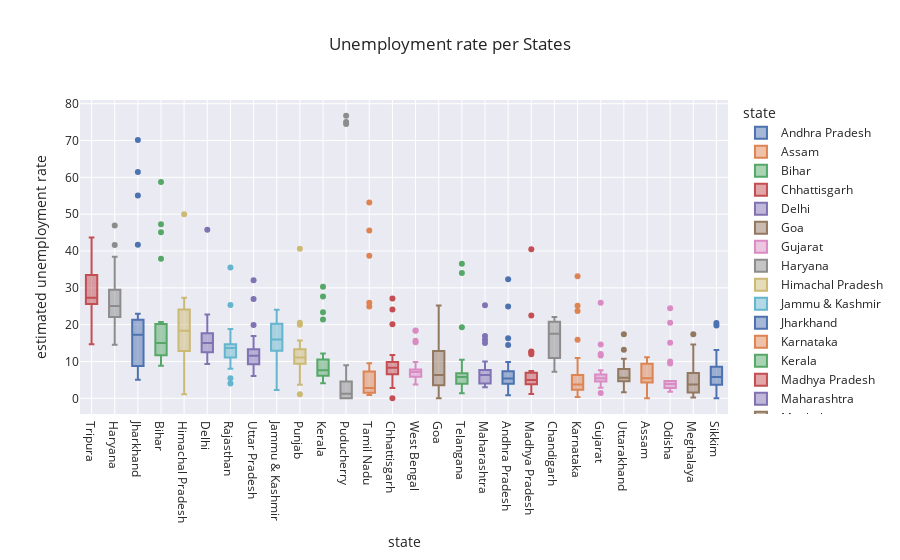

Source (notebook cell):
### Code cell
#Boxplot of Unemployment rate per States
fig = px.box(data, x='state', y='estimated unemployment rate', color='state', title='Unemployment rate per States', template='seaborn')

# Updating the x-axis category order to be in descending total
fig.update_layout(xaxis={'categoryorder': 'total descending'})
fig.show()

### Figure 1 — Plotly figure (JSON) as saved in the notebook; plotly's stock layout.template omitted (floating-point values rounded to 4 significant figures)
{"data": [{"alignmentgroup": "True", "hovertemplate": "state=%{x}<br>estimated unemployment rate=%{y}<extra></extra>", "legendgroup": "Andhra Pradesh", "marker": {"color": "rgb(76,114,176)"}, "name": "Andhra Pradesh", "notched": false, "offsetgroup": "Andhra Pradesh", "orientation": "v", "showlegend": true, "type": "box", "x": ["Andhra Pradesh", "Andhra Pradesh", "Andhra Pradesh", "Andhra Pradesh", "Andhra Pradesh", "Andhra Pradesh", "Andhra Pradesh", "Andhra Pradesh", "Andhra Pradesh", "Andhra Pradesh", "Andhra Pradesh", "Andhra Pradesh", "Andhra Pradesh", "Andhra Pradesh", "Andhra Pradesh", "Andhra Pradesh", "Andhra Pradesh", "Andhra Pradesh", "Andhra Pradesh", "Andhra Pradesh", "Andhra Pradesh", "Andhra Pradesh", "Andhra Pradesh", "Andhra Pradesh", "Andhra Pradesh", "Andhra Pradesh", "Andhra Pradesh", "Andhra Pradesh"], "x0": " ", "xaxis": "x", "y": [3.65, 3.05, 3.75, 3.32, 5.17, 3.52, 4.12, 4.38, 4.84, 5.91, 4.06, 16.29, 14.46, 0.85, 6.09, 3.8, 5.64, 4.61, 6.01, 4.7, 7.54, 7.88, 7.11, 5.66, 9.88, 32.3, 24.91, 5.86], "y0": " ", "yaxis": "y"}, {"alignmentgroup": "True", "hovertemplate": "state=%{x}<br>estimated unemployment rate=%{y}<extra></extra>", "legendgroup": "Assam", "marker": {"color": "rgb(221,132,82)"}, "name": "Assam", "notched": false, "offsetgroup": "Assam", "orientation": "v", "showlegend": true, "type": "box", "x": ["Assam", "Assam", "Assam", "Assam", "Assam", "Assam", "Assam", "Assam", "Assam", "Assam", "Assam", "Assam", "Assam", "Assam", "Assam", "Assam", "Assam", "Assam", "Assam", "Assam", "Assam", "Assam", "Assam", "Assam", "Assam", "Assam"], "x0": " ", "xaxis": "x", "y": [4.29, 5.08, 4.26, 5.79, 4.46, 4.65, 4.66, 4.29, 3.26, 3.77, 9.38, 0, 7.87, 9.89, 3.21, 10.39, 9.26, 11.17, 6.31, 5.02, 7.24, 9.98, 10.34, 8.37, 10.77, 3.42], "y0": " ", "yaxis": "y"}, {"alignmentgroup": "True", "hovertemplate": "state=%{x}<br>estimated unemployment rate=%{y}<extra></extra>", "legendgroup": "Bihar", "marker": {"color": "rgb(85,168,104)"}, "name": "Bihar", "notched": false, "offsetgroup": "Bihar", "orientation": "v", "showlegend": true, "type": "box", "x": ["Bihar", "Bihar", "Bihar", "Bihar", "Bihar", "Bihar", "Bihar", "Bihar", "Bihar", "Bihar", "Bihar", "Bihar", "Bihar", "Bihar", "Bihar", "Bihar", "Bihar", "Bihar", "Bihar", "Bihar", "Bihar", "Bihar", "Bihar", "Bihar", "Bihar", "Bihar", "Bihar", "Bihar"], "x0": " ", "xaxis": "x", "y": [9.27, 10.2, 13.44, 11, 8.87, 12.47, 12.4, 10.16, 9.13, 9.61, 15.39, 45.09, 47.26, 20.49, 19.9, 13.29, 16.41, 17.66, 20.46, 14.06, 17.62, 14.91, 20.69, 15.11, 15.73, 58.77, 37.87, 12.45], "y0": " ", "yaxis": "y"}, {"alignmentgroup": "True", "hovertemplate": "state=%{x}<br>estimated unemployment rate=%{y}<extra></extra>", "legendgroup": "Chhattisgarh", "marker": {"color": "rgb(196,78,82)"}, "name": "Chhattisgarh", "notched": false, "offsetgroup": "Chhattisgarh", "orientation": "v", "showlegend": true, "type": "box", "x": ["Chhattisgarh", "Chhattisgarh", "Chhattisgarh", "Chhattisgarh", "Chhattisgarh", "Chhattisgarh", "Chhattisgarh", "Chhattisgarh", "Chhattisgarh", "Chhattisgarh", "Chhattisgarh", "Chhattisgarh", "Chhattisgarh", "Chhattisgarh", "Chhattisgarh", "Chhattisgarh", "Chhattisgarh", "Chhattisgarh", "Chhattisgarh", "Chhattisgarh", "Chhattisgarh", "Chhattisgarh", "Chhattisgarh", "Chhattisgarh", "Chhattisgarh", "Chhattisgarh", "Chhattisgarh", "Chhattisgarh"], "x0": " ", "xaxis": "x", "y": [9.82, 6.76, 4.54, 4.64, 8.33, 6.96, 2.77, 6.11, 9.89, 7.89, 7.31, 0, 7.64, 10.14, 9.77, 11.77, 8.17, 6.29, 9.46, 10.27, 8.32, 3.57, 9.01, 9.79, 8.21, 20.13, 24.1, 27.07], "y0": " ", "yaxis": "y"}, {"alignmentgroup": "True", "hovertemplate": "state=%{x}<br>estimated unemployment rate=%{y}<extra></extra>", "legendgroup": "Delhi", "marker": {"color": "rgb(129,114,179)"}, "name": "Delhi", "notched": false, "offsetgroup": "Delhi", "orientation": "v", "showlegend": true, "type": "box", "x": ["Delhi", "Delhi", "Delhi", "Delhi", "Delhi", "Delhi", "Delhi", "Delhi", "Delhi", "Delhi", "Delhi", "Delhi", "Delhi", "Delhi", "Delhi", "Delhi", "Delhi", "Delhi", "Delhi", "Delhi", "Delhi", "Delhi", "Delhi", "Delhi", "Delhi", "Delhi", "Delhi", "Delhi"], "x0": " ", "xaxis": "x", "y": [12.56, 9.33, 11.07, 17.18, 12.5, 15.84, 11.11, 16.97, 13.48, 13.81, 15.18, 20.69, 22.76, 21.14, 12.31, 12.76, 14.68, 13.52, 20.59, 12.41, 16.11, 11.07, 22.45, 14.86, 17.09, 16.51, 45.78, 18.11], "y0": " ", "yaxis": "y"}, {"alignmentgroup": "True", "hovertemplate": "state=%{x}<br>estimated unemployment rate=%{y}<extra></extra>", "legendgroup": "Goa", "marker": {"color": "rgb(147,120,96)"}, "name": "Goa", "notched": false, "offsetgroup": "Goa", "orientation": "v", "showlegend": true, "type": "box", "x": ["Goa", "Goa", "Goa", "Goa", "Goa", "Goa", "Goa", "Goa", "Goa", "Goa", "Goa", "Goa", "Goa", "Goa", "Goa", "Goa", "Goa", "Goa", "Goa", "Goa", "Goa", "Goa", "Goa", "Goa"], "x0": " ", "xaxis": "x", "y": [2.91, 5.45, 10.98, 1.98, 3.61, 7.21, 23.71, 3.54, 5.38, 0, 15.91, 20, 2.75, 13.33, 12.28, 4.9, 3.16, 12.31, 25.2, 16.22, 10.92, 4.31, 4.76, 11.76], "y0": " ", "yaxis": "y"}, {"alignmentgroup": "True", "hovertemplate": "state=%{x}<br>estimated unemployment rate=%{y}<extra></extra>", "legendgroup": "Gujarat", "marker": {"color": "rgb(218,139,195)"}, "name": "Gujarat", "notched": false, "offsetgroup": "Gujarat", "orientation": "v", "showlegend": true, "type": "box", "x": ["Gujarat", "Gujarat", "Gujarat", "Gujarat", "Gujarat", "Gujarat", "Gujarat", "Gujarat", "Gujarat", "Gujarat", "Gujarat", "Gujarat", "Gujarat", "Gujarat", "Gujarat", "Gujarat", "Gujarat", "Gujarat", "Gujarat", "Gujarat", "Gujarat", "Gujarat", "Gujarat", "Gujarat", "Gujarat", "Gujarat", "Gujarat", "Gujarat"], "x0": " ", "xaxis": "x", "y": [2.88, 4.77, 4.58, 3.7, 6.29, 4.91, 4.68, 3.46, 5.35, 6.64, 7.59, 12, 14.58, 1.41, 4.09, 6.31, 5.15, 4.2, 5.96, 5.45, 7.53, 5.71, 5.82, 6.04, 5.39, 25.94, 11.62, 4.54], "y0": " ", "yaxis": "y"}, {"alignmentgroup": "True", "hovertemplate": "state=%{x}<br>estimated unemployment rate=%{y}<extra></extra>", "legendgroup": "Haryana", "marker": {"color": "rgb(140,140,140)"}, "name": "Haryana", "notched": false, "offsetgroup": "Haryana", "orientation": "v", "showlegend": true, "type": "box", "x": ["Haryana", "Haryana", "Haryana", "Haryana", "Haryana", "Haryana", "Haryana", "Haryana", "Haryana", "Haryana", "Haryana", "Haryana", "Haryana", "Haryana", "Haryana", "Haryana", "Haryana", "Haryana", "Haryana", "Haryana", "Haryana", "Haryana", "Haryana", "Haryana", "Haryana", "Haryana", "Haryana", "Haryana"], "x0": " ", "xaxis": "x", "y": [14.54, 23.08, 16.22, 30.94, 16.36, 24.17, 16.59, 29.56, 16.21, 27.19, 23.92, 41.61, 34.22, 35.57, 24.67, 20.42, 25.45, 24.19, 26.84, 21.04, 27.06, 23.65, 27.24, 23.29, 27.14, 46.89, 38.46, 29.41], "y0": " ", "yaxis": "y"}, {"alignmentgroup": "True", "hovertemplate": "state=%{x}<br>estimated unemployment rate=%{y}<extra></extra>", "legendgroup": "Himachal Pradesh", "marker": {"color": "rgb(204,185,116)"}, "name": "Himachal Pradesh", "notched": false, "offsetgroup": "Himachal Pradesh", "orientation": "v", "showlegend": true, "type": "box", "x": ["Himachal Pradesh", "Himachal Pradesh", "Himachal Pradesh", "Himachal Pradesh", "Himachal Pradesh", "Himachal Pradesh", "Himachal Pradesh", "Himachal Pradesh", "Himachal Pradesh", "Himachal Pradesh", "Himachal Pradesh", "Himachal Pradesh", "Himachal Pradesh", "Himachal Pradesh", "Himachal Pradesh", "Himachal Pradesh", "Himachal Pradesh", "Himachal Pradesh", "Himachal Pradesh", "Himachal Pradesh", "Himachal Pradesh", "Himachal Pradesh", "Himachal Pradesh", "Himachal Pradesh", "Himachal Pradesh", "Himachal Pradesh", "Himachal Pradesh", "Himachal Pradesh"], "x0": " ", "xaxis": "x", "y": [13.68, 11.43, 20.59, 18.56, 15.98, 15.81, 22.86, 19.46, 16.67, 15.42, 17.71, 2.13, 25.64, 1.12, 10.88, 21.43, 21.51, 24.48, 12, 23.77, 27.27, 25.32, 18.15, 27.31, 26.44, 2.7, 50, 10.81], "y0": " ", "yaxis": "y"}, {"alignmentgroup": "True", "hovertemplate": "state=%{x}<br>estimated unemployment rate=%{y}<extra></extra>", "legendgroup": "Jammu & Kashmir", "marker": {"color": "rgb(100,181,205)"}, "name": "Jammu & Kashmir", "notched": false, "offsetgroup": "Jammu & Kashmir", "orientation": "v", "showlegend": true, "type": "box", "x": ["Jammu & Kashmir", "Jammu & Kashmir", "Jammu & Kashmir", "Jammu & Kashmir", "Jammu & Kashmir", "Jammu & Kashmir", "Jammu & Kashmir", "Jammu & Kashmir", "Jammu & Kashmir", "Jammu & Kashmir", "Jammu & Kashmir", "Jammu & Kashmir", "Jammu & Kashmir", "Jammu & Kashmir", "Jammu & Kashmir", "Jammu & Kashmir", "Jammu & Kashmir", "Jammu & Kashmir", "Jammu & Kashmir", "Jammu & Kashmir", "Jammu & Kashmir"], "x0": " ", "xaxis": "x", "y": [12.78, 12.09, 13.67, 11.32, 19.27, 14.73, 22.19, 21.23, 16, 2.22, 18.97, 23.04, 19.88, 21.55, 24.06, 14.29, 7.02, 18.54, 19.86, 14.29, 12.96], "y0": " ", "yaxis": "y"}, {"alignmentgroup": "True", "hovertemplate": "state=%{x}<br>estimated unemployment rate=%{y}<extra></extra>", "legendgroup": "Jharkhand", "marker": {"color": "rgb(76,114,176)"}, "name": "Jharkhand", "notched": false, "offsetgroup": "Jharkhand", "orientation": "v", "showlegend": true, "type": "box", "x": ["Jharkhand", "Jharkhand", "Jharkhand", "Jharkhand", "Jharkhand", "Jharkhand", "Jharkhand", "Jharkhand", "Jharkhand", "Jharkhand", "Jharkhand", "Jharkhand", "Jharkhand", "Jharkhand", "Jharkhand", "Jharkhand", "Jharkhand", "Jharkhand", "Jharkhand", "Jharkhand", "Jharkhand", "Jharkhand", "Jharkhand", "Jharkhand", "Jharkhand", "Jharkhand", "Jharkhand", "Jharkhand"], "x0": " ", "xaxis": "x", "y": [7.11, 8.46, 9.98, 12.06, 7.12, 6.57, 8.07, 15.15, 6.16, 9.06, 5.01, 41.72, 55.1, 21.53, 17.23, 20.51, 15.67, 20.25, 21.16, 19.05, 17.34, 22.01, 22.96, 19.67, 16.4, 61.48, 70.17, 19.38], "y0": " ", "yaxis": "y"}, {"alignmentgroup": "True", "hovertemplate": "state=%{x}<br>estimated unemployment rate=%{y}<extra></extra>", "legendgroup": "Karnataka", "marker": {"color": "rgb(221,132,82)"}, "name": "Karnataka", "notched": false, "offsetgroup": "Karnataka", "orientation": "v", "showlegend": true, "type": "box", "x": ["Karnataka", "Karnataka", "Karnataka", "Karnataka", "Karnataka", "Karnataka", "Karnataka", "Karnataka", "Karnataka", "Karnataka", "Karnataka", "Karnataka", "Karnataka", "Karnataka", "Karnataka", "Karnataka", "Karnataka", "Karnataka", "Karnataka", "Karnataka", "Karnataka", "Karnataka", "Karnataka", "Karnataka", "Karnataka", "Karnataka", "Karnataka", "Karnataka"], "x0": " ", "xaxis": "x", "y": [5.46, 5.98, 0.52, 0.37, 3.2, 7.13, 1.19, 0.41, 2.57, 4.11, 2.39, 33.17, 23.72, 10.92, 6.56, 5, 2.29, 1.27, 3.57, 3.87, 3.44, 1.56, 3.31, 2.88, 4.92, 25.12, 15.88, 6.12], "y0": " ", "yaxis": "y"}, {"alignmentgroup": "True", "hovertemplate": "state=%{x}<br>estimated unemployment rate=%{y}<extra></extra>", "legendgroup": "Kerala", "marker": {"color": "rgb(85,168,104)"}, "name": "Kerala", "notched": false, "offsetgroup": "Kerala", "orientation": "v", "showlegend": true, "type": "box", "x": ["Kerala", "Kerala", "Kerala", "Kerala", "Kerala", "Kerala", "Kerala", "Kerala", "Kerala", "Kerala", "Kerala", "Kerala", "Kerala", "Kerala", "Kerala", "Kerala", "Kerala", "Kerala", "Kerala", "Kerala", "Kerala", "Kerala", "Kerala", "Kerala", "Kerala", "Kerala", "Kerala", "Kerala"], "x0": " ", "xaxis": "x", "y": [6.63, 9, 4.95, 10.32, 5.35, 9.14, 5, 10.77, 4.11, 8.91, 8.85, 10.71, 23.38, 27.66, 6.11, 6.67, 7.58, 7.69, 5.52, 5.35, 6.71, 7.31, 6.65, 6.08, 9.14, 21.43, 30.28, 12.17], "y0": " ", "yaxis": "y"}, {"alignmentgroup": "True", "hovertemplate": "state=%{x}<br>estimated unemployment rate=%{y}<extra></extra>", "legendgroup": "Madhya Pradesh", "marker": {"color": "rgb(196,78,82)"}, "name": "Madhya Pradesh", "notched": false, "offsetgroup": "Madhya Pradesh", "orientation": "v", "showlegend": true, "type": "box", "x": ["Madhya Pradesh", "Madhya Pradesh", "Madhya Pradesh", "Madhya Pradesh", "Madhya Pradesh", "Madhya Pradesh", "Madhya Pradesh", "Madhya Pradesh", "Madhya Pradesh", "Madhya Pradesh", "Madhya Pradesh", "Madhya Pradesh", "Madhya Pradesh", "Madhya Pradesh", "Madhya Pradesh", "Madhya Pradesh", "Madhya Pradesh", "Madhya Pradesh", "Madhya Pradesh", "Madhya Pradesh", "Madhya Pradesh", "Madhya Pradesh", "Madhya Pradesh", "Madhya Pradesh", "Madhya Pradesh", "Madhya Pradesh", "Madhya Pradesh", "Madhya Pradesh"], "x0": " ", "xaxis": "x", "y": [3.63, 4.25, 3.92, 4.94, 3.08, 2.98, 2.72, 2.94, 3.66, 4.42, 1.19, 12.5, 22.46, 6.46, 3.91, 6.38, 7.38, 6.82, 7, 4.4, 6.06, 6.2, 5.17, 4.96, 4.8, 11.94, 40.49, 12.72], "y0": " ", "yaxis": "y"}, {"alignmentgroup": "True", "hovertemplate": "state=%{x}<br>estimated unemployment rate=%{y}<extra></extra>", "legendgroup": "Maharashtra", "marker": {"color": "rgb(129,114,179)"}, "name": "Maharashtra", "notched": false, "offsetgroup": "Maharashtra", "orientation": "v", "showlegend": true, "type": "box", "x": ["Maharashtra", "Maharashtra", "Maharashtra", "Maharashtra", "Maharashtra", "Maharashtra", "Maharashtra", "Maharashtra", "Maharashtra", "Maharashtra", "Maharashtra", "Maharashtra", "Maharashtra", "Maharashtra", "Maharashtra", "Maharashtra", "Maharashtra", "Maharashtra", "Maharashtra", "Maharashtra", "Maharashtra", "Maharashtra", "Maharashtra", "Maharashtra", "Maharashtra", "Maharashtra", "Maharashtra", "Maharashtra"], "x0": " ", "xaxis": "x", "y": [3.67, 4.34, 3.66, 3.76, 4.4, 3.81, 3.68, 3.03, 3.8, 4.24, 5.38, 25.28, 16.89, 9.4, 6.08, 6.46, 6.35, 7.57, 7.6, 7.51, 7.6, 7.83, 6.67, 5.34, 6.34, 14.99, 15.92, 10.01], "y0": " ", "yaxis": "y"}, {"alignmentgroup": "True", "hovertemplate": "state=%{x}<br>estimated unemployment rate=%{y}<extra></extra>", "legendgroup": "Meghalaya", "marker": {"color": "rgb(147,120,96)"}, "name": "Meghalaya", "notched": false, "offsetgroup": "Meghalaya", "orientation": "v", "showlegend": true, "type": "box", "x": ["Meghalaya", "Meghalaya", "Meghalaya", "Meghalaya", "Meghalaya", "Meghalaya", "Meghalaya", "Meghalaya", "Meghalaya", "Meghalaya", "Meghalaya", "Meghalaya", "Meghalaya", "Meghalaya", "Meghalaya", "Meghalaya", "Meghalaya", "Meghalaya", "Meghalaya", "Meghalaya", "Meghalaya", "Meghalaya", "Meghalaya", "Meghalaya", "Meghalaya", "Meghalaya", "Meghalaya"], "x0": " ", "xaxis": "x", "y": [3.16, 4.23, 1.03, 0.52, 0.24, 3.7, 1.5, 1.8, 0.97, 2.76, 1.28, 8.38, 3.73, 1.35, 8.4, 8.66, 4.43, 5.8, 5.3, 7.2, 3.02, 5.21, 4.76, 7.37, 2.8, 17.39, 14.58], "y0": " ", "yaxis": "y"}, {"alignmentgroup": "True", "hovertemplate": "state=%{x}<br>estimated unemployment rate=%{y}<extra></extra>", "legendgroup": "Odisha", "marker": {"color": "rgb(218,139,195)"}, "name": "Odisha", "notched": false, "offsetgroup": "Odisha", "orientation": "v", "showlegend": true, "type": "box", "x": ["Odisha", "Odisha", "Odisha", "Odisha", "Odisha", "Odisha", "Odisha", "Odisha", "Odisha", "Odisha", "Odisha", "Odisha", "Odisha", "Odisha", "Odisha", "Odisha", "Odisha", "Odisha", "Odisha", "Odisha", "Odisha", "Odisha", "Odisha", "Odisha", "Odisha", "Odisha", "Odisha", "Odisha"], "x0": " ", "xaxis": "x", "y": [4.17, 4.71, 3.31, 3.68, 4.31, 4.28, 4.72, 4.67, 1.81, 3.31, 15.09, 24.48, 9.45, 4.59, 2.95, 2.63, 1.78, 3.5, 3.78, 4.5, 2.23, 3.36, 2.28, 2.19, 3.96, 20.5, 10, 2.18], "y0": " ", "yaxis": "y"}, {"alignmentgroup": "True", "hovertemplate": "state=%{x}<br>estimated unemployment rate=%{y}<extra></extra>", "legendgroup": "Puducherry", "marker": {"color": "rgb(140,140,140)"}, "name": "Puducherry", "notched": false, "offsetgroup": "Puducherry", "orientation": "v", "showlegend": true, "type": "box", "x": ["Puducherry", "Puducherry", "Puducherry", "Puducherry", "Puducherry", "Puducherry", "Puducherry", "Puducherry", "Puducherry", "Puducherry", "Puducherry", "Puducherry", "Puducherry", "Puducherry", "Puducherry", "Puducherry", "Puducherry", "Puducherry", "Puducherry", "Puducherry", "Puducherry", "Puducherry", "Puducherry", "Puducherry", "Puducherry", "Puducherry"], "x0": " ", "xaxis": "x", "y": [0, 0, 0, 4.85, 0, 1.18, 0, 1.99, 0.58, 1.74, 2.31, 74.51, 1.25, 0, 0, 8.95, 1.22, 1.17, 1.37, 5.21, 0.57, 1.78, 0.62, 76.74, 75, 4.55], "y0": " ", "yaxis": "y"}, {"alignmentgroup": "True", "hovertemplate": "state=%{x}<br>estimated unemployment rate=%{y}<extra></extra>", "legendgroup": "Punjab", "marker": {"color": "rgb(204,185,116)"}, "name": "Punjab", "notched": false, "offsetgroup": "Punjab", "orientation": "v", "showlegend": true, "type": "box", "x": ["Punjab", "Punjab", "Punjab", "Punjab", "Punjab", "Punjab", "Punjab", "Punjab", "Punjab", "Punjab", "Punjab", "Punjab", "Punjab", "Punjab", "Punjab", "Punjab", "Punjab", "Punjab", "Punjab", "Punjab", "Punjab", "Punjab", "Punjab", "Punjab", "Punjab", "Punjab", "Punjab", "Punjab"], "x0": " ", "xaxis": "x", "y": [9.17, 12.21, 9.64, 6.69, 8.59, 12.56, 7.07, 6.13, 9.69, 10.41, 10.51, 3.69, 40.59, 20, 13.49, 13.17, 11.61, 11.99, 15.69, 13.75, 10.39, 11.97, 13.68, 11.99, 9.97, 1.13, 20.54, 10.55], "y0": " ", "yaxis": "y"}, {"alignmentgroup": "True", "hovertemplate": "state=%{x}<br>estimated unemployment rate=%{y}<extra></extra>", "legendgroup": "Rajasthan", "marker": {"color": "rgb(100,181,205)"}, "name": "Rajasthan", "notched": false, "offsetgroup": "Rajasthan", "orientation": "v", "showlegend": true, "type": "box", "x": ["Rajasthan", "Rajasthan", "Rajasthan", "Rajasthan", "Rajasthan", "Rajasthan", "Rajasthan", "Rajasthan", "Rajasthan", "Rajasthan", "Rajasthan", "Rajasthan", "Rajasthan", "Rajasthan", "Rajasthan", "Rajasthan", "Rajasthan", "Rajasthan", "Rajasthan", "Rajasthan", "Rajasthan", "Rajasthan", "Rajasthan", "Rajasthan", "Rajasthan", "Rajasthan", "Rajasthan", "Rajasthan"], "x0": " ", "xaxis": "x", "y": [4.03, 13.7, 9.7, 12.5, 5.45, 14.66, 10.47, 13.96, 8, 14.48, 9.47, 12.25, 10.45, 13.86, 13.62, 14.36, 11.67, 14.71, 12.63, 13.02, 14.3, 18.04, 18.82, 17.02, 18.54, 35.53, 25.35, 13.04], "y0": " ", "yaxis": "y"}, {"alignmentgroup": "True", "hovertemplate": "state=%{x}<br>estimated unemployment rate=%{y}<extra></extra>", "legendgroup": "Sikkim", "marker": {"color": "rgb(76,114,176)"}, "name": "Sikkim", "notched": false, "offsetgroup": "Sikkim", "orientation": "v", "showlegend": true, "type": "box", "x": ["Sikkim", "Sikkim", "Sikkim", "Sikkim", "Sikkim", "Sikkim", "Sikkim", "Sikkim", "Sikkim", "Sikkim", "Sikkim", "Sikkim", "Sikkim", "Sikkim", "Sikkim", "Sikkim", "Sikkim"], "x0": " ", "xaxis": "x", "y": [5.48, 13.11, 1, 0, 5.81, 8.2, 7.76, 2.56, 4.82, 4.81, 9.68, 4.04, 7.37, 20.45, 5.77, 19.75, 2.63], "y0": " ", "yaxis": "y"}, {"alignmentgroup": "True", "hovertemplate": "state=%{x}<br>estimated unemployment rate=%{y}<extra></extra>", "legendgroup": "Tamil Nadu", "marker": {"color": "rgb(221,132,82)"}, "name": "Tamil Nadu", "notched": false, "offsetgroup": "Tamil Nadu", "orientation": "v", "showlegend": true, "type": "box", "x": ["Tamil Nadu", "Tamil Nadu", "Tamil Nadu", "Tamil Nadu", "Tamil Nadu", "Tamil Nadu", "Tamil Nadu", "Tamil Nadu", "Tamil Nadu", "Tamil Nadu", "Tamil Nadu", "Tamil Nadu", "Tamil Nadu", "Tamil Nadu", "Tamil Nadu", "Tamil Nadu", "Tamil Nadu", "Tamil Nadu", "Tamil Nadu", "Tamil Nadu", "Tamil Nadu", "Tamil Nadu", "Tamil Nadu", "Tamil Nadu", "Tamil Nadu", "Tamil Nadu", "Tamil Nadu", "Tamil Nadu"], "x0": " ", "xaxis": "x", "y": [0.97, 0.92, 6.01, 2.91, 1.71, 1.46, 2.46, 3.73, 1.18, 1.17, 6.36, 53.19, 38.73, 2.06, 0.89, 1.56, 3.18, 9.53, 1.86, 1.13, 2.65, 8.05, 2.05, 3.31, 6.46, 45.55, 25.95, 24.93], "y0": " ", "yaxis": "y"}, {"alignmentgroup": "True", "hovertemplate": "state=%{x}<br>estimated unemployment rate=%{y}<extra></extra>", "legendgroup": "Telangana", "marker": {"color": "rgb(85,168,104)"}, "name": "Telangana", "notched": false, "offsetgroup": "Telangana", "orientation": "v", "showlegend": true, "type": "box", "x": ["Telangana", "Telangana", "Telangana", "Telangana", "Telangana", "Telangana", "Telangana", "Telangana", "Telangana", "Telangana", "Telangana", "Telangana", "Telangana", "Telangana", "Telangana", "Telangana", "Telangana", "Telangana", "Telangana", "Telangana", "Telangana", "Telangana", "Telangana", "Telangana", "Telangana", "Telangana", "Telangana", "Telangana"], "x0": " ", "xaxis": "x", "y": [2.23, 5.92, 2.45, 1.4, 5.49, 7.29, 6.47, 1.35, 5.02, 9.02, 5.63, 4.51, 34.01, 19.3, 1.52, 1.43, 3.73, 4.19, 6.19, 6.74, 5.23, 4.22, 6.49, 6.74, 6.1, 10.5, 36.57, 6.92], "y0": " ", "yaxis": "y"}, {"alignmentgroup": "True", "hovertemplate": "state=%{x}<br>estimated unemployment rate=%{y}<extra></extra>", "legendgroup": "Tripura", "marker": {"color": "rgb(196,78,82)"}, "name": "Tripura", "notched": false, "offsetgroup": "Tripura", "orientation": "v", "showlegend": true, "type": "box", "x": ["Tripura", "Tripura", "Tripura", "Tripura", "Tripura", "Tripura", "Tripura", "Tripura", "Tripura", "Tripura", "Tripura", "Tripura", "Tripura", "Tripura", "Tripura", "Tripura", "Tripura", "Tripura", "Tripura", "Tripura", "Tripura", "Tripura", "Tripura", "Tripura", "Tripura", "Tripura", "Tripura", "Tripura"], "x0": " ", "xaxis": "x", "y": [29.25, 26.64, 22.47, 25.49, 30.23, 27.54, 25.25, 26.53, 31.91, 26.22, 31.61, 43.64, 14.71, 18.84, 34.69, 25.59, 25.81, 33.45, 33.57, 26.67, 27.15, 33.48, 34.37, 33.88, 25.69, 34.88, 16.78, 27.47], "y0": " ", "yaxis": "y"}, {"alignmentgroup": "True", "hovertemplate": "state=%{x}<br>estimated unemployment rate=%{y}<extra></extra>", "legendgroup": "Uttar Pradesh", "marker": {"color": "rgb(129,114,179)"}, "name": "Uttar Pradesh", "notched": false, "offsetgroup": "Uttar Pradesh", "orientation": "v", "showlegend": true, "type": "box", "x": ["Uttar Pradesh", "Uttar Pradesh", "Uttar Pradesh", "Uttar Pradesh", "Uttar Pradesh", "Uttar Pradesh", "Uttar Pradesh", "Uttar Pradesh", "Uttar Pradesh", "Uttar Pradesh", "Uttar Pradesh", "Uttar Pradesh", "Uttar Pradesh", "Uttar Pradesh", "Uttar Pradesh", "Uttar Pradesh", "Uttar Pradesh", "Uttar Pradesh", "Uttar Pradesh", "Uttar Pradesh", "Uttar Pradesh", "Uttar Pradesh", "Uttar Pradesh", "Uttar Pradesh", "Uttar Pradesh", "Uttar Pradesh", "Uttar Pradesh", "Uttar Pradesh"], "x0": " ", "xaxis": "x", "y": [10.26, 11.13, 9.19, 11.47, 6.45, 10.18, 6.94, 8.43, 6.06, 8.12, 9.37, 19.92, 16.89, 8.51, 14.4, 11.62, 11.8, 14.73, 13.58, 10.35, 11.31, 12.37, 12.34, 11.65, 12.32, 26.94, 32.06, 13.05], "y0": " ", "yaxis": "y"}, {"alignmentgroup": "True", "hovertemplate": "state=%{x}<br>estimated unemployment rate=%{y}<extra></extra>", "legendgroup": "Uttarakhand", "marker": {"color": "rgb(147,120,96)"}, "name": "Uttarakhand", "notched": false, "offsetgroup": "Uttarakhand", "orientation": "v", "showlegend": true, "type": "box", "x": ["Uttarakhand", "Uttarakhand", "Uttarakhand", "Uttarakhand", "Uttarakhand", "Uttarakhand", "Uttarakhand", "Uttarakhand", "Uttarakhand", "Uttarakhand", "Uttarakhand", "Uttarakhand", "Uttarakhand", "Uttarakhand", "Uttarakhand", "Uttarakhand", "Uttarakhand", "Uttarakhand", "Uttarakhand", "Uttarakhand", "Uttarakhand", "Uttarakhand", "Uttarakhand", "Uttarakhand", "Uttarakhand", "Uttarakhand", "Uttarakhand"], "x0": " ", "xaxis": "x", "y": [1.63, 4.65, 5.74, 6.11, 3.47, 4.83, 5.56, 4.52, 4.17, 4.85, 3.66, 3.57, 10.71, 9.17, 4.69, 6.94, 7.43, 9.62, 4.72, 6.34, 7.39, 8.92, 5.28, 8.15, 13.18, 17.36, 5.08], "y0": " ", "yaxis": "y"}, {"alignmentgroup": "True", "hovertemplate": "state=%{x}<br>estimated unemployment rate=%{y}<extra></extra>", "legendgroup": "West Bengal", "marker": {"color": "rgb(218,139,195)"}, "name": "West Bengal", "notched": false, "offsetgroup": "West Bengal", "orientation": "v", "showlegend": true, "type": "box", "x": ["West Bengal", "West Bengal", "West Bengal", "West Bengal", "West Bengal", "West Bengal", "West Bengal", "West Bengal", "West Bengal", "West Bengal", "West Bengal", "West Bengal", "West Bengal", "West Bengal", "West Bengal", "West Bengal", "West Bengal", "West Bengal", "West Bengal", "West Bengal", "West Bengal", "West Bengal", "West Bengal", "West Bengal", "West Bengal", "West Bengal", "West Bengal", "West Bengal"], "x0": " ", "xaxis": "x", "y": [6.02, 5.85, 5.62, 5.58, 5.26, 6.78, 5.83, 5.79, 6.79, 3.78, 7.02, 18.32, 18.43, 4.94, 7.25, 7.38, 7.91, 7.27, 7.79, 7.83, 6.61, 7.24, 7.27, 7.55, 6.67, 15.63, 15.22, 9.86], "y0": " ", "yaxis": "y"}, {"alignmentgroup": "True", "hovertemplate": "state=%{x}<br>estimated unemployment rate=%{y}<extra></extra>", "legendgroup": "Chandigarh", "marker": {"color": "rgb(140,140,140)"}, "name": "Chandigarh", "notched": false, "offsetgroup": "Chandigarh", "orientation": "v", "showlegend": true, "type": "box", "x": ["Chandigarh", "Chandigarh", "Chandigarh", "Chandigarh", "Chandigarh", "Chandigarh", "Chandigarh", "Chandigarh", "Chandigarh", "Chandigarh", "Chandigarh", "Chandigarh"], "x0": " ", "xaxis": "x", "y": [18.35, 12.4, 21.8, 9.52, 20.14, 13.99, 22.05, 8.33, 20, 16.67, 21.43, 7.22], "y0": " ", "yaxis": "y"}], "layout": {"boxmode": "overlay", "legend": {"title": {"text": "state"}, "tracegroupgap": 0}, "title": {"text": "Unemployment rate per States"}, "xaxis": {"anchor": "y", "categoryarray": ["Andhra Pradesh", "Assam", "Bihar", "Chhattisgarh", "Delhi", "Goa", "Gujarat", "Haryana", "Himachal Pradesh", "Jammu & Kashmir", "Jharkhand", "Karnataka", "Kerala", "Madhya Pradesh", "Maharashtra", "Meghalaya", "Odisha", "Puducherry", "Punjab", "Rajasthan", "Sikkim", "Tamil Nadu", "Telangana", "Tripura", "Uttar Pradesh", "Uttarakhand", "West Bengal", "Chandigarh"], "categoryorder": "total descending", "domain": [0, 1], "title": {"text": "state"}}, "yaxis": {"anchor": "x", "domain": [0, 1], "title": {"text": "estimated unemployment rate"}}}}
